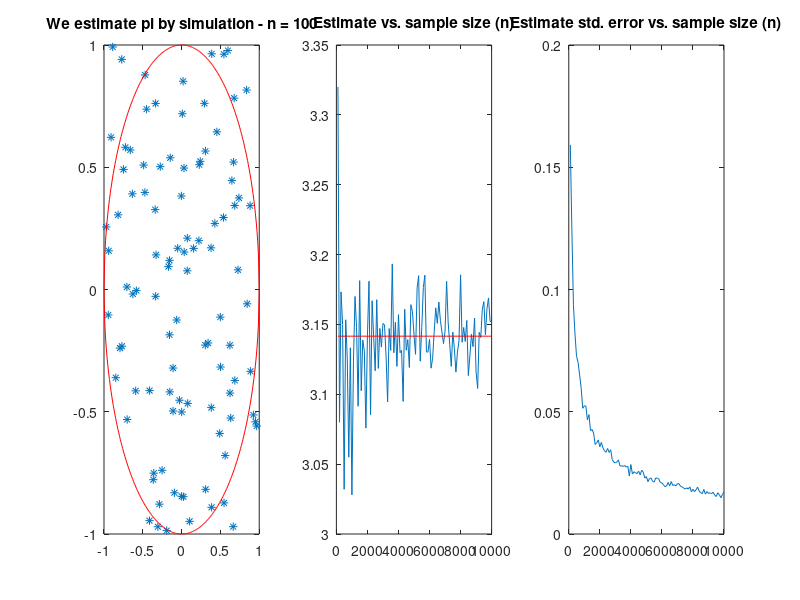

This figure's MATLAB source:
% Description: A classic simulation example: Estimating pi by simulating dots on unit circle (area=pi) on the square
%([-1,1],[-1,1]) and multiply ratio of dots inside unit cirlce to outside
%by 4 (area of square) to estimate pi.

clear all; clc;
n=100:100:10000;        %#dots used
m=250;                  %#replications to see std. dev. of estimate

%memory allocation
Estimate = NaN(length(n),1);
Error = NaN(length(n),1);
StdError = NaN(length(n),1);

%Creates local function to calculate distance from (0,0)
FunDistance = @(x1,x2) sqrt(x1.^2.+x2.^2);

%Loops over sample sizes
for i = 1:length(n)
    %Gets m estimates per sample size to estimate std. dev. of error
    for j=1:m
        %Draws coordinates from [-1,1]
        X = unifrnd(-1,1,n(i),2);
        %Gets distance from (0,0)
        y = FunDistance(X(:,1),X(:,2));
        %estimates pi by scaling fraction with area
        Estimate(i,j) = 4*mean(y<1);
        %gets error
        Error(i,j) =  Estimate(i,j)-pi;
        %plots first simulation
        if i==1 && j==1
           figure(1)
           subplot(1,3,1); 
           plot(X(:,1),X(:,2),'*')
           title('We estimate pi by simulation - n = 100')
           hold on;
           plot(-1:0.01:1,sqrt(1-(-1:0.01:1).^2),'red')
           hold on;
           plot(-1:0.01:1,-sqrt(1-(-1:0.01:1).^2),'red')
        end
    end
    StdError(i) = sqrt(var(Error(i,:)));
end

%Plots estimates and std. error
subplot(1,3,2); 
plot(n,Estimate(:,1))
hold on; plot(n,ones(length(n),1).*pi,'red')
title('Estimate vs. sample size (n)')
subplot(1,3,3); 
plot(n,StdError)
title('Estimate std. error vs. sample size (n)')

%Some helpful text
disp(['Pi estimate = 4 x ' num2str(mean(y<1)) ' = ' num2str(mean(y<1)*4)])
